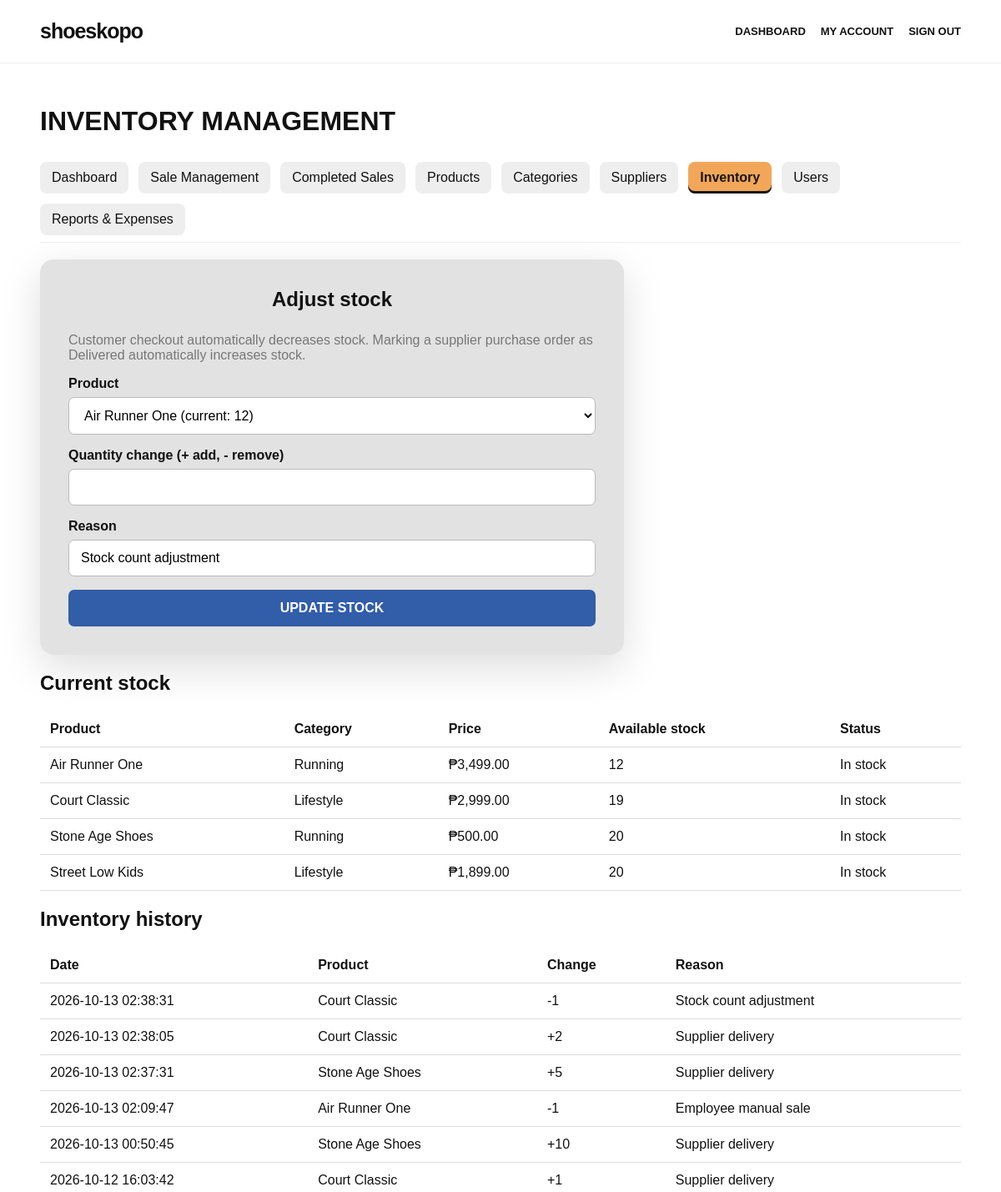
The page /admin/inventory.php (signed in, upper part) on the database as committed earlier.
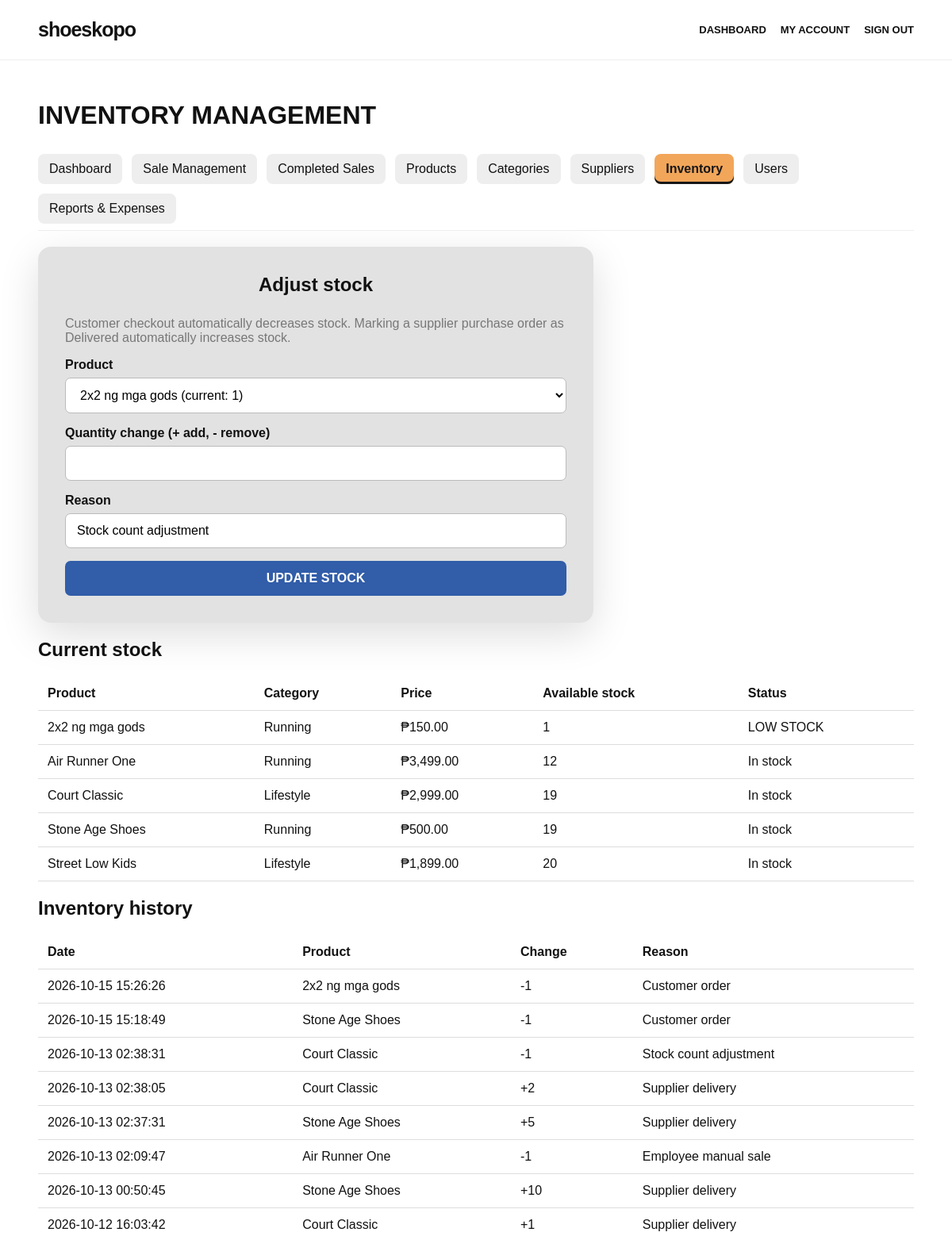
The same page on the database as committed later.
### tables this page shows
CREATE TABLE `products` (
  `id` int(11) NOT NULL,
  `category_id` int(11) DEFAULT NULL,
  `name` varchar(180) NOT NULL,
  `description` text DEFAULT NULL,
  `price` decimal(10,2) NOT NULL DEFAULT 0.00,
  `image_url` varchar(500) DEFAULT NULL,
  `audience` enum('men','women','kids','all') NOT NULL DEFAULT 'all',
  `sizes` varchar(255) DEFAULT NULL,
  `stock` int(11) NOT NULL DEFAULT 0,
  `is_featured` tinyint(1) NOT NULL DEFAULT 0,
  `created_at` timestamp NOT NULL DEFAULT current_timestamp()
);

CREATE TABLE `categories` (
  `id` int(11) NOT NULL,
  `name` varchar(100) NOT NULL,
  `audience` enum('men','women','kids','all') NOT NULL DEFAULT 'all',
  `slug` varchar(120) NOT NULL,
  `created_at` timestamp NOT NULL DEFAULT current_timestamp()
);

CREATE TABLE `inventory_logs` (
  `id` int(11) NOT NULL,
  `product_id` int(11) DEFAULT NULL,
  `change_qty` int(11) NOT NULL,
  `reason` varchar(255) NOT NULL,
  `reference_type` varchar(40) DEFAULT NULL,
  `reference_id` int(11) DEFAULT NULL,
  `created_at` timestamp NOT NULL DEFAULT current_timestamp()
);

### admin/inventory.php (the view, shortened to what this page needs)
<?php
require_once __DIR__.'/../config/db.php';require_once __DIR__.'/../includes/functions.php';require_role(['admin']);$message='';
$products=$pdo->query('SELECT p.id,p.name,p.stock,p.price,c.name category_name FROM products p LEFT JOIN categories c ON c.id=p.category_id ORDER BY p.stock ASC,p.name')->fetchAll();$logs=$pdo->query('SELECT l.*,p.name product_name FROM inventory_logs l LEFT JOIN products p ON p.id=l.product_id ORDER BY l.created_at DESC LIMIT 100')->fetchAll();$pageTitle='Inventory';include __DIR__.'/../includes/header.php';?>
<div class="admin-shell"><h1>INVENTORY MANAGEMENT</h1><?= admin_navigation('inventory.php') ?><?php if($message):?><div class="form-success"><?=e($message)?></div><?php endif;?>
<section class="form-wrap" style="margin:20px 0;max-width:700px"><h2>Adjust stock</h2><p class="muted">Customer checkout automatically decreases stock. Marking a supplier purchase order as Delivered automatically increases stock.</p><form method="post"><div class="field"><label>Product</label><select name="product_id" required><?php foreach($products as $p):?><option value="<?=$p['id']?>"><?=e($p['name'])?> (current: <?=$p['stock']?>)</option><?php endforeach;?></select></div><div class="field"><label>Quantity change (+ add, - remove)</label><input type="number" name="quantity" required></div><div class="field"><label>Reason</label><input name="reason" required value="Stock count adjustment"></div><button class="btn btn-blue">UPDATE STOCK</button></form></section>
<h2>Current stock</h2><div class="table-wrap"><table class="data-table"><thead><tr><th>Product</th><th>Category</th><th>Price</th><th>Available stock</th><th>Status</th></tr></thead><tbody><?php foreach($products as $p):?><tr><td><?=e($p['name'])?></td><td><?=e($p['category_name']??'—')?></td><td><?=money($p['price'])?></td><td><?=$p['stock']?></td><td><?=$p['stock']<=5?'LOW STOCK':'In stock'?></td></tr><?php endforeach;?></tbody></table></div><h2>Inventory history</h2><div class="table-wrap"><table class="data-table"><thead><tr><th>Date</th><th>Product</th><th>Change</th><th>Reason</th></tr></thead><tbody><?php foreach($logs as $l):?><tr><td><?=e($l['created_at'])?></td><td><?=e($l['product_name']??'Deleted product')?></td><td><?=$l['change_qty']>0?'+':''?><?=$l['change_qty']?></td><td><?=e($l['reason'])?></td></tr><?php endforeach;?></tbody></table></div></div><?php include __DIR__.'/../includes/footer.php';?>

### includes/functions.php (shortened to what this page needs)
<?php
function e(?string $value): string {
    return htmlspecialchars($value ?? '', ENT_QUOTES, 'UTF-8');
}
function money($amount): string {
    return '₱' . number_format((float)$amount, 2);
}
function admin_navigation(string $active = ''): string {
    $items = [
        'index.php' => 'Dashboard', 'orders.php' => 'Sale Management',
        'completed_sales.php' => 'Completed Sales', 'products.php' => 'Products',
        'categories.php' => 'Categories', 'suppliers.php' => 'Suppliers',
        'inventory.php' => 'Inventory', 'users.php' => 'Users', 'reports.php' => 'Reports & Expenses'
    ];
    $html = '<nav class="admin-nav" aria-label="Admin menu">';
    foreach ($items as $file => $label) {
        $current = ($active === $file) ? ' aria-current="page" class="active"' : '';
        $html .= '<a href="' . e($file) . '"' . $current . '>' . e($label) . '</a>';
    }
    return $html . '</nav>';
}

Rows that differ between the two databases and show on the page:
added products: name "2x2 ng mga gods", category.name "Running", price "₱150.00", stock "1", shows "LOW STOCK"
changed products "Stone Age Shoes": stock "20" → "19"
added inventory_logs: created_at "2026-10-15 15:26:26", product.name "2x2 ng mga gods", change_qty "-1", reason "Customer order"
added inventory_logs: created_at "2026-10-15 15:18:49", product.name "Stone Age Shoes", change_qty "-1", reason "Customer order"
Other text that changed with them:
form field product_id: "Air Runner One (current: 12)" → "2x2 ng mga gods (current: 1)"
